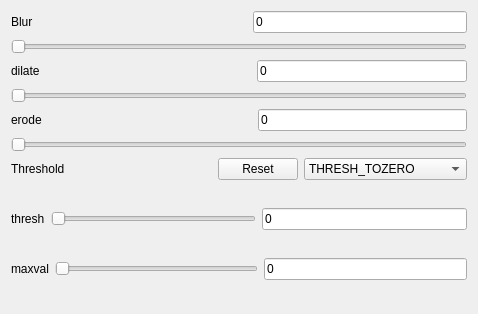
                 <widget class="QWidget" name="page_2">
                  <property name="geometry">
                   <rect>
                    <x>0</x>
                    <y>0</y>
                    <width>478</width>
                    <height>314</height>
                   </rect>
                  </property>
                  <attribute name="label">
                   <string>Details</string>
                  </attribute>
                  <layout class="QVBoxLayout" name="verticalLayout_23">
                   <item>
                    <layout class="QVBoxLayout" name="verticalLayout_10">
                     <item>
                      <layout class="QHBoxLayout" name="horizontalLayout_11">
                       <item>
                        <widget class="QLabel" name="label_7">
                         <property name="text">
                          <string>Blur</string>
                         </property>
                        </widget>
                       </item>
                       <item>
                        <spacer name="horizontalSpacer_6">
                         <property name="orientation">
                          <enum>Qt::Horizontal</enum>
                         </property>
                         <property name="sizeHint" stdset="0">
                          <size>
                           <width>40</width>
                           <height>20</height>
                          </size>
                         </property>
                        </spacer>
                       </item>
                       <item>
                        <widget class="QLineEdit" name="blurLineEdit">
                         <property name="text">
                          <string>0</string>
                         </property>
                         <property name="placeholderText">
                          <string/>
                         </property>
                        </widget>
                       </item>
                      </layout>
                     </item>
                     <item>
                      <widget class="QSlider" name="blurHorizontalSlider">
                       <property name="minimum">
                        <number>0</number>
                       </property>
                       <property name="maximum">
                        <number>100</number>
                       </property>
                       <property name="orientation">
                        <enum>Qt::Horizontal</enum>
                       </property>
                      </widget>
                     </item>
                    </layout>
                   </item>
                   <item>
                    <layout class="QVBoxLayout" name="verticalLayout_19">
                     <item>
                      <layout class="QHBoxLayout" name="horizontalLayout_19">
                       <item>
                        <widget class="QLabel" name="label_14">
                         <property name="text">
                          <string>dilate</string>
                         </property>
                        </widget>
                       </item>
                       <item>
                        <spacer name="horizontalSpacer_18">
                         <property name="orientation">
                          <enum>Qt::Horizontal</enum>
                         </property>
                         <property name="sizeHint" stdset="0">
                          <size>
                           <width>40</width>
                           <height>20</height>
                          </size>
                         </property>
                        </spacer>
                       </item>
                       <item>
                        <widget class="QLineEdit" name="dilateLineEdit">
                         <property name="text">
                          <string>0</string>
                         </property>
                         <property name="placeholderText">
                          <string/>
                         </property>
                        </widget>
                       </item>
                      </layout>
                     </item>
                     <item>
                      <widget class="QSlider" name="dilateHorizontalSlider">
                       <property name="minimum">
                        <number>0</number>
                       </property>
                       <property name="maximum">
                        <number>100</number>
                       </property>
                       <property name="orientation">
                        <enum>Qt::Horizontal</enum>
                       </property>
                      </widget>
                     </item>
                    </layout>
                   </item>
                   <item>
                    <layout class="QVBoxLayout" name="verticalLayout_20">
                     <item>
                      <layout class="QHBoxLayout" name="horizontalLayout_20">
                       <item>
                        <widget class="QLabel" name="label_15">
                         <property name="text">
                          <string>erode</string>
                         </property>
                        </widget>
                       </item>
                       <item>
                        <spacer name="horizontalSpacer_19">
                         <property name="orientation">
                          <enum>Qt::Horizontal</enum>
                         </property>
                         <property name="sizeHint" stdset="0">
                          <size>
                           <width>40</width>
                           <height>20</height>
                          </size>
                         </property>
                        </spacer>
                       </item>
                       <item>
                        <widget class="QLineEdit" name="erodeLineEdit">
                         <property name="text">
                          <string>0</string>
                         </property>
                         <property name="placeholderText">
                          <string/>
                         </property>
                        </widget>
                       </item>
                      </layout>
                     </item>
                     <item>
                      <widget class="QSlider" name="erodeHorizontalSlider">
                       <property name="minimum">
                        <number>0</number>
                       </property>
                       <property name="maximum">
                        <number>100</number>
                       </property>
                       <property name="orientation">
                        <enum>Qt::Horizontal</enum>
                       </property>
                      </widget>
                     </item>
                    </layout>
                   </item>
                   <item>
                    <layout class="QHBoxLayout" name="horizontalLayout_25">
                     <item>
                      <widget class="QLabel" name="label_20">
                       <property name="text">
                        <string>Threshold</string>
                       </property>
                      </widget>
                     </item>
                     <item>
                      <spacer name="horizontalSpacer_22">
                       <property name="orientation">
                        <enum>Qt::Horizontal</enum>
                       </property>
                       <property name="sizeHint" stdset="0">
                        <size>
                         <width>40</width>
                         <height>20</height>
                        </size>
                       </property>
                      </spacer>
                     </item>
                     <item>
                      <widget class="QPushButton" name="thresholdResetButton">
                       <property name="text">
                        <string>Reset</string>
                       </property>
                      </widget>
                     </item>
                     <item>
                      <widget class="QComboBox" name="threshComboBox">
                       <item>
                        <property name="text">
                         <string>THRESH_TOZERO</string>
                        </property>
                       </item>
                       <item>
                        <property name="text">
                         <string>THRESH_TOZERO_INV</string>
                        </property>
                       </item>
                       <item>
                        <property name="text">
                         <string>THRESH_BINARY</string>
                        </property>
                       </item>
                       <item>
                        <property name="text">
                         <string>THRESH_BINARY_INV</string>
                        </property>
                       </item>
                       <item>
                        <property name="text">
                         <string>THRESH_TRUNC</string>
                        </property>
                       </item>
                      </widget>
                     </item>
                    </layout>
                   </item>
                   <item>
                    <layout class="QVBoxLayout" name="verticalLayout_22">
                     <item>
                      <layout class="QHBoxLayout" name="horizontalLayout_23">
                       <item>
                        <widget class="QLabel" name="label_18">
                         <property name="text">
                          <string>thresh</string>
                         </property>
                        </widget>
                       </item>
                       <item>
                        <widget class="QSlider" name="threshHorizontalSlider">
                         <property name="maximum">
                          <number>255</number>
                         </property>
                         <property name="orientation">
                          <enum>Qt::Horizontal</enum>
                         </property>
                        </widget>
                       </item>
                       <item>
                        <widget class="QLineEdit" name="threshLineEdit">
                         <property name="text">
                          <string>0</string>
                         </property>
                        </widget>
                       </item>
                      </layout>
                     </item>
                     <item>
                      <layout class="QHBoxLayout" name="horizontalLayout_22"/>
                     </item>
                     <item>
                      <layout class="QHBoxLayout" name="horizontalLayout_24">
                       <item>
                        <widget class="QLabel" name="label_19">
                         <property name="text">
                          <string>maxval</string>
                         </property>
                        </widget>
                       </item>
                       <item>
                        <widget class="QSlider" name="maxvalHorizontalSlider">
                         <property name="maximum">
                          <number>255</number>
                         </property>
                         <property name="sliderPosition">
                          <number>0</number>
                         </property>
                         <property name="orientation">
                          <enum>Qt::Horizontal</enum>
                         </property>
                        </widget>
                       </item>
                       <item>
                        <widget class="QLineEdit" name="maxvalLineEdit">
                         <property name="text">
                          <string>0</string>
                         </property>
                        </widget>
                       </item>
                      </layout>
                     </item>
                    </layout>
                   </item>
                  </layout>
                 </widget>
